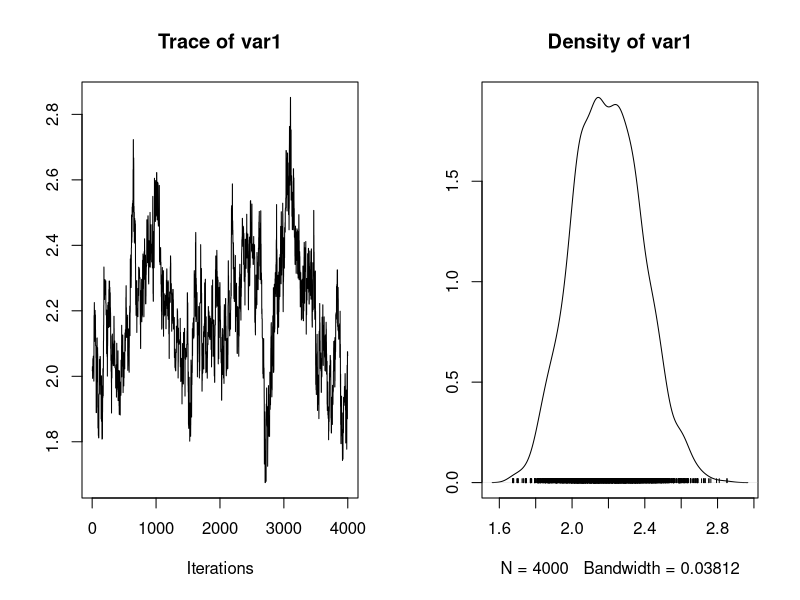
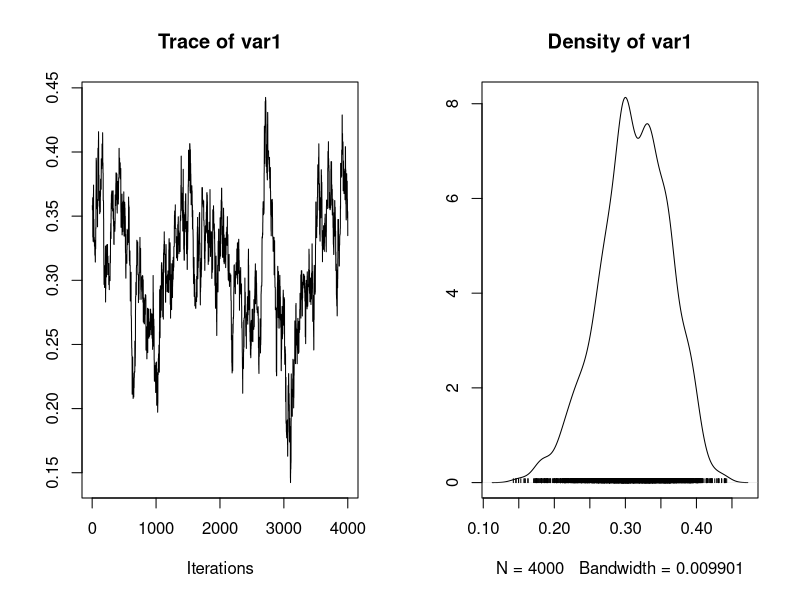
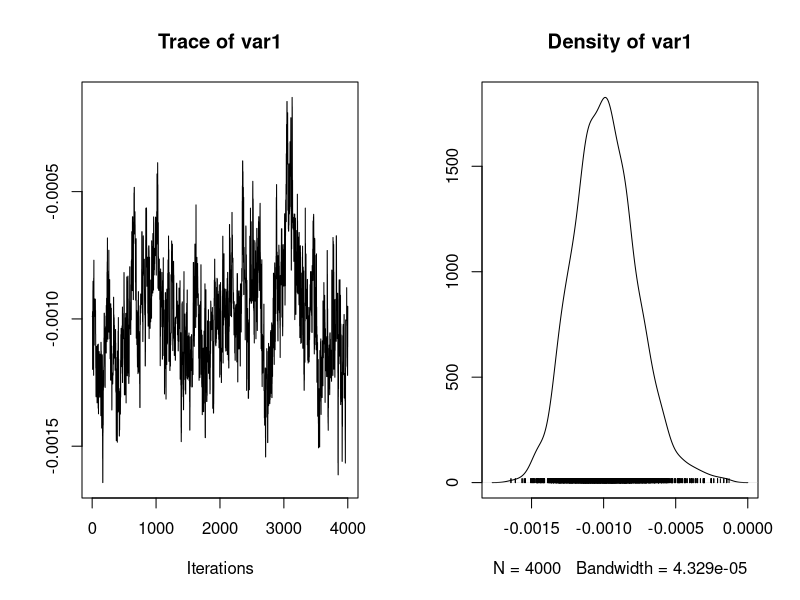
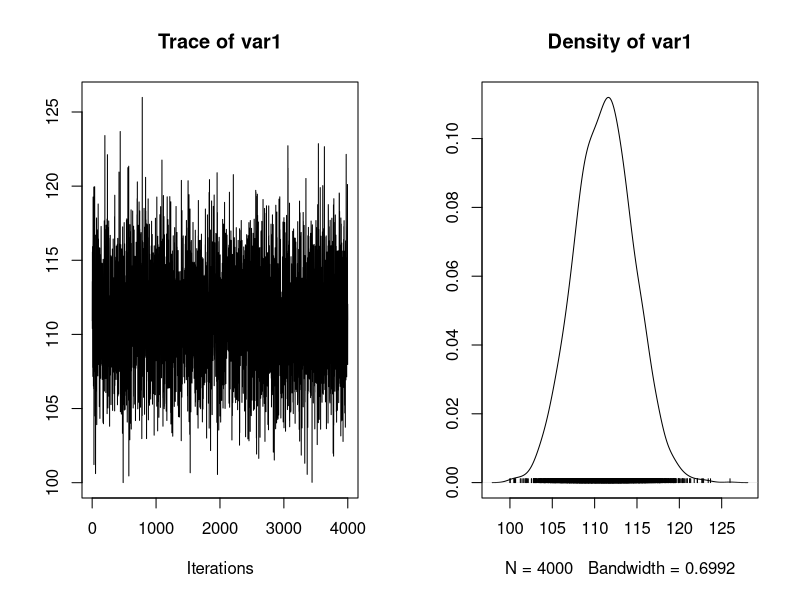

Generate these figures, in order, with R:
## ---- chunk 1
Ndoses <- 6                                          # Number of doses
Nplates <- 3                                         # Number of plates
y <- structure(c(15, 16, 16, 27, 33, 20, 21, 18, 26, # Number of revertant colonies measured
                 41, 38, 27, 29, 21, 33, 60, 41, 42), .Dim = c(6, 3))
x <- c(0, 10, 33, 100, 333, 1000)                    # Dose of quinoline (in \mu g per plate)
## ---- chunk 2
alpha <- 0
beta <- 0
gamma <- 0
tau <- 0.1
lambda <-structure(c(0, 0, 0, 0, 0, 0, 0, 0, 0, 0, 0, 0, 0, 0, 0, 0, 0, 0), 
                   .Dim = c(6, 3))
## ---- chunk 3
model <- function(Ndoses, Nplates, x, y, alpha, beta, gamma, tau, lambda, 
                  nchain, prop_sd){
  ## Hyperparameters
  alpha.sigma2 <- 1/.000001
  beta.sigma2 <- 1/.000001
  gamma.sigma2 <- 1/.000001
  tau.xi <- .001
  tau.phi <- .001
  ## Initialization
  mu <- matrix(NA, nrow = Ndoses, ncol = Nplates)
  mu.candidate <- matrix(NA, nrow = Ndoses, ncol = Nplates)
  chain <- matrix(NA, nrow = nchain + 1, ncol = 4)
  colnames(chain) <- c("alpha", "beta", "gamma", "tau")
  chain[1,] <- c(alpha, beta, gamma, tau)
  
  ## Acceptation proba 
  prob_alpha <- 0
  prob_beta <- 0
  prob_gamma <- 0
  
  ## Update
  for(k in 1:nchain){
    tau.rate <- tau.xi + .5*Ndoses*Nplates
    tau.shape <- 1/tau.phi + .5*sum(lambda**2)
    tau <- rgamma(n = 1, rate = tau.rate, shape = tau.shape)
    chain[k + 1, 4] <- tau
    lambda <- structure(rnorm(n = Nplates * Ndoses, mean = 0, sd = 1/sqrt(chain[k + 1, 4])), .Dim = c(Ndoses, Nplates))
    for(j in 1:Ndoses){
      for(i in 1:Nplates){
        mu[j, i] <- exp(chain[k, 1] + chain[k, 2] * log(x[j] + 10) + chain[k, 3] * x[j] + lambda[j, i])
      }
    }
    # Metropolis-Hastings for alpha
    alpha.candidate <- rnorm(1, mean = chain[k, 1], sd = prop_sd[1])
    for(j in 1:Ndoses){
      for(i in 1:Nplates){
        mu.candidate[j, i] <- exp(alpha.candidate + chain[k, 2] * log(x[j] + 10) + chain[k, 3] * x[j] + lambda[j, i])
      }
    }
    alpha.top <- alpha.candidate^2 / (2*alpha.sigma2) + sum(y * log(mu.candidate) - mu.candidate)
    alpha.bottom <- chain[k, 1]^2 / (2*alpha.sigma2) + sum(y * log(mu) - mu)
    alpha.ratio <- alpha.top - alpha.bottom
    if(!is.na(alpha.ratio) && log(runif(1)) < alpha.ratio){
      chain[k + 1, 1] <- alpha.candidate
      prob_alpha <- prob_alpha + 1
    } else {
      chain[k + 1, 1] <- chain[k, 1]
    }
    # Metropolis-Hastings for beta
    beta.candidate <- rnorm(1, mean = chain[k, 2], sd = prop_sd[2])
    for(j in 1:Ndoses){
      for(i in 1:Nplates){
        mu[j,i] <- exp(chain[k+1,1] + chain[k,2]*log(x[j]+10) + chain[k,3]*x[j] + lambda[j,i])
        mu.candidate[j, i] <- exp(chain[k+1,1] + beta.candidate * log(x[j] + 10) + chain[k, 3] * x[j] + lambda[j, i])
      }
    }
    beta.top <- beta.candidate^2 / (2*beta.sigma2) + sum(y * log(mu.candidate) - mu.candidate)
    beta.bottom <- chain[k, 2]^2 / (2*beta.sigma2) + sum(y * log(mu) - mu)
    beta.ratio <- beta.top - beta.bottom
    if(!is.na(beta.ratio) && log(runif(1)) < beta.ratio){
      chain[k + 1, 2] <- beta.candidate
      prob_beta <- prob_beta + 1
    } else {
      chain[k + 1, 2] <- chain[k, 2]
    }
    # Metropolis-Hastings for gamma
    gamma.candidate <- rnorm(1, mean = chain[k, 3], sd = prop_sd[3])
    for(j in 1:Ndoses){
      for(i in 1:Nplates){
        mu[j,i] <- exp(chain[k+1,1] + chain[k+1,2]*log(x[j]+10) + chain[k,3]*x[j]+lambda[j,i])
        mu.candidate[j, i] <- exp(chain[k+1, 1] + chain[k+1, 2] * log(x[j] + 10) + gamma.candidate * x[j] + lambda[j, i])
      }
    }
    gamma.top <- gamma.candidate^2 / (2*gamma.sigma2) + sum(y * log(mu.candidate) - mu.candidate)
    gamma.bottom <- chain[k, 3]^2 / (2*gamma.sigma2) + sum(y * log(mu) - mu)
    gamma.ratio <- gamma.top - gamma.bottom
    if(!is.na(gamma.ratio) && log(runif(1)) < gamma.ratio){
      chain[k + 1, 3] <- gamma.candidate
      prob_gamma <- prob_gamma + 1
    } else {
      chain[k + 1, 3] <- chain[k, 3]
    }
  }
  return(list(chain = chain, acc_proba = c(prob_alpha, prob_beta, prob_gamma)/nchain))
}
## ---- chunk 4
nchain <- 5000
prop_sd <-  c(.1,.02,.0002)
result <- model(Ndoses, Nplates, x, y, alpha, beta, gamma, tau, lambda, nchain, prop_sd)
## ---- chunk 5
library(coda)
chain.new <- result$chain[1001:5000,]
plot(mcmc(chain.new[,1]))
plot(mcmc(chain.new[,2]))
plot(mcmc(chain.new[,3]))
plot(mcmc(chain.new[,4]))
## ---- chunk 6
# Probabilite d'acceptation en moyenne (faut qu'il soit entre 40-50%)
mean(result$acc_proba)
## ---- chunk 7
chain <- result$chain[1001:4001,]
res = data.frame(
  mean = round(apply(chain, 2, mean), 4),
  sd = round(apply(chain, 2, sd), 4)
)
print(res)
